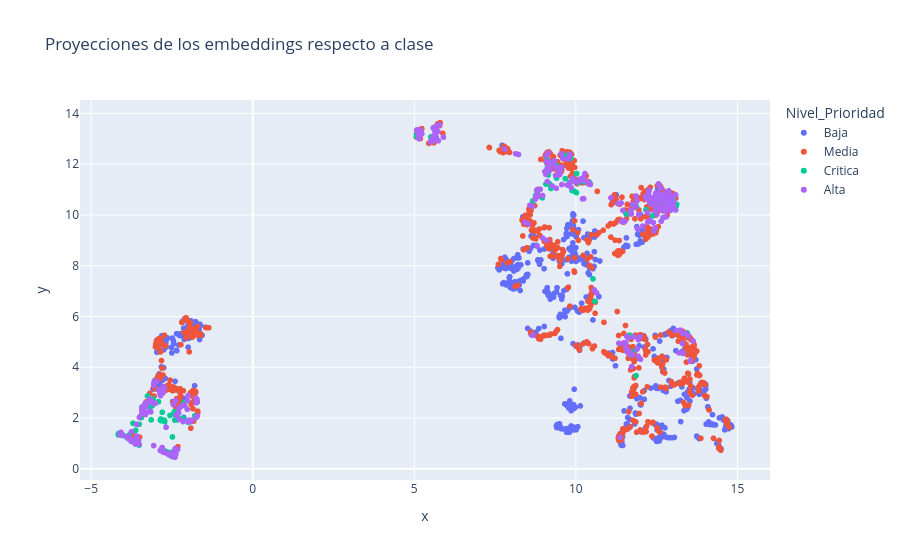

Notebook code cell kept with this figure:
### Code cell
#Scatter plot por Nivel_Prioridad
import textwrap


def wrap_text(text, width=40):
    return "<br>".join(textwrap.wrap(text, width=width))


df_tickets["Contenido_Ticket_Wrapped"] = df_tickets["Contenido_Ticket"].apply(lambda x: wrap_text(x, 80))

fig_proj = px.scatter(
    df_tickets,
    x="x",
    y="y",
    color="Nivel_Prioridad",
    title="Proyecciones de los embeddings respecto a clase",
    hover_data=[
        "Canal_Ticket",
        "N_Caracteres_Ticket",
        "Categoría_Problema",
        "Usuario-Tipo_de_Cuenta",
        "Usuario-Antiguedad_Cuenta_Dias",
        "Contenido_Ticket_Wrapped",
    ],
)
fig_proj.show()

### Figure 1 — Plotly figure (JSON) as saved in the notebook; plotly's stock layout.template omitted (floating-point values rounded to 4 significant figures; data arrays with more than 128 entries replaced by an {"elided": "..."} marker saying what was removed)
{"data": [{"customdata": {"elided": "723x6 mixed values"}, "hovertemplate": "Nivel_Prioridad=Baja<br>x=%{x}<br>y=%{y}<br>Canal_Ticket=%{customdata[0]}<br>N_Caracteres_Ticket=%{customdata[1]}<br>Categoría_Problema=%{customdata[2]}<br>Usuario-Tipo_de_Cuenta=%{customdata[3]}<br>Usuario-Antiguedad_Cuenta_Dias=%{customdata[4]}<br>Contenido_Ticket_Wrapped=%{customdata[5]}<extra></extra>", "legendgroup": "Baja", "marker": {"color": "#636efa", "symbol": "circle"}, "mode": "markers", "name": "Baja", "showlegend": true, "type": "scattergl", "x": {"elided": "723 float values"}, "xaxis": "x", "y": {"elided": "723 float values"}, "yaxis": "y"}, {"customdata": {"elided": "789x6 mixed values"}, "hovertemplate": "Nivel_Prioridad=Media<br>x=%{x}<br>y=%{y}<br>Canal_Ticket=%{customdata[0]}<br>N_Caracteres_Ticket=%{customdata[1]}<br>Categoría_Problema=%{customdata[2]}<br>Usuario-Tipo_de_Cuenta=%{customdata[3]}<br>Usuario-Antiguedad_Cuenta_Dias=%{customdata[4]}<br>Contenido_Ticket_Wrapped=%{customdata[5]}<extra></extra>", "legendgroup": "Media", "marker": {"color": "#EF553B", "symbol": "circle"}, "mode": "markers", "name": "Media", "showlegend": true, "type": "scattergl", "x": {"elided": "789 float values"}, "xaxis": "x", "y": {"elided": "789 float values"}, "yaxis": "y"}, {"customdata": {"elided": "138x6 mixed values"}, "hovertemplate": "Nivel_Prioridad=Critica<br>x=%{x}<br>y=%{y}<br>Canal_Ticket=%{customdata[0]}<br>N_Caracteres_Ticket=%{customdata[1]}<br>Categoría_Problema=%{customdata[2]}<br>Usuario-Tipo_de_Cuenta=%{customdata[3]}<br>Usuario-Antiguedad_Cuenta_Dias=%{customdata[4]}<br>Contenido_Ticket_Wrapped=%{customdata[5]}<extra></extra>", "legendgroup": "Critica", "marker": {"color": "#00cc96", "symbol": "circle"}, "mode": "markers", "name": "Critica", "showlegend": true, "type": "scattergl", "x": {"elided": "138 float values"}, "xaxis": "x", "y": {"elided": "138 float values"}, "yaxis": "y"}, {"customdata": {"elided": "350x6 mixed values"}, "hovertemplate": "Nivel_Prioridad=Alta<br>x=%{x}<br>y=%{y}<br>Canal_Ticket=%{customdata[0]}<br>N_Caracteres_Ticket=%{customdata[1]}<br>Categoría_Problema=%{customdata[2]}<br>Usuario-Tipo_de_Cuenta=%{customdata[3]}<br>Usuario-Antiguedad_Cuenta_Dias=%{customdata[4]}<br>Contenido_Ticket_Wrapped=%{customdata[5]}<extra></extra>", "legendgroup": "Alta", "marker": {"color": "#ab63fa", "symbol": "circle"}, "mode": "markers", "name": "Alta", "showlegend": true, "type": "scattergl", "x": {"elided": "350 float values"}, "xaxis": "x", "y": {"elided": "350 float values"}, "yaxis": "y"}], "layout": {"legend": {"title": {"text": "Nivel_Prioridad"}, "tracegroupgap": 0}, "title": {"text": "Proyecciones de los embeddings respecto a clase"}, "xaxis": {"anchor": "y", "domain": [0, 1], "title": {"text": "x"}}, "yaxis": {"anchor": "x", "domain": [0, 1], "title": {"text": "y"}}}}
